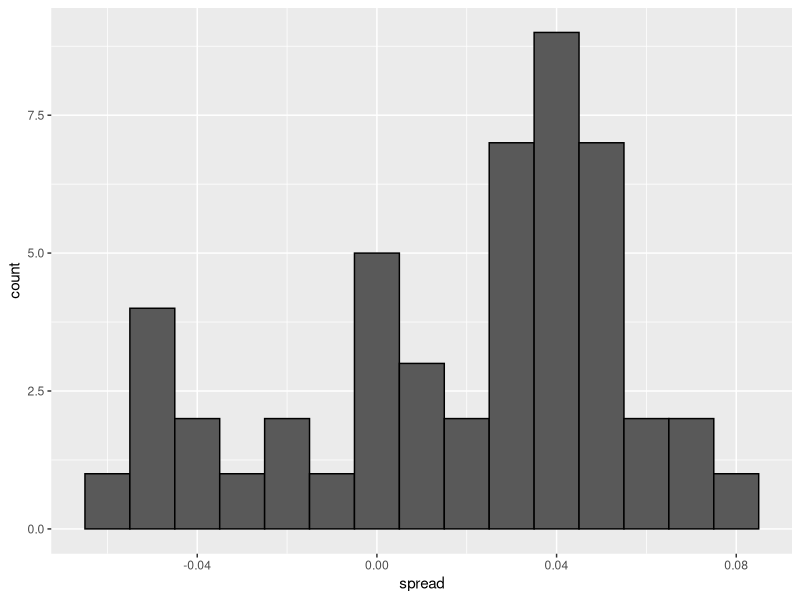
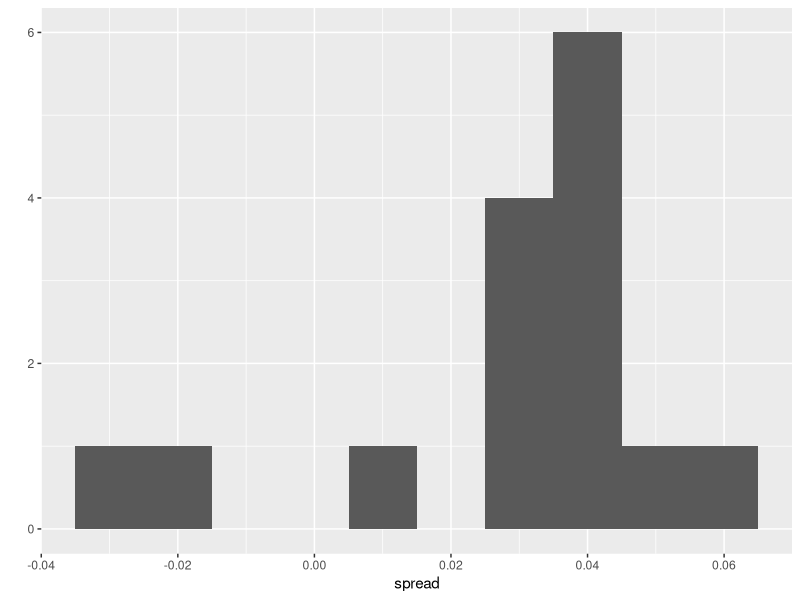
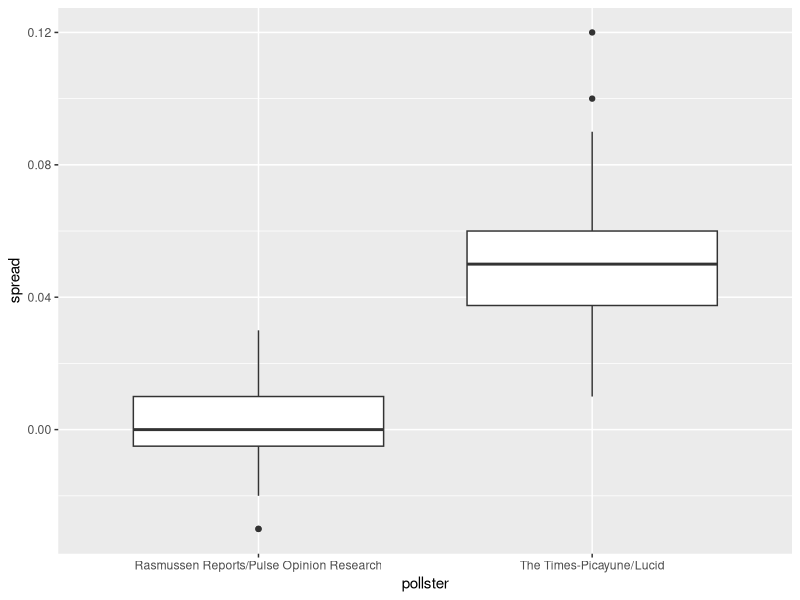
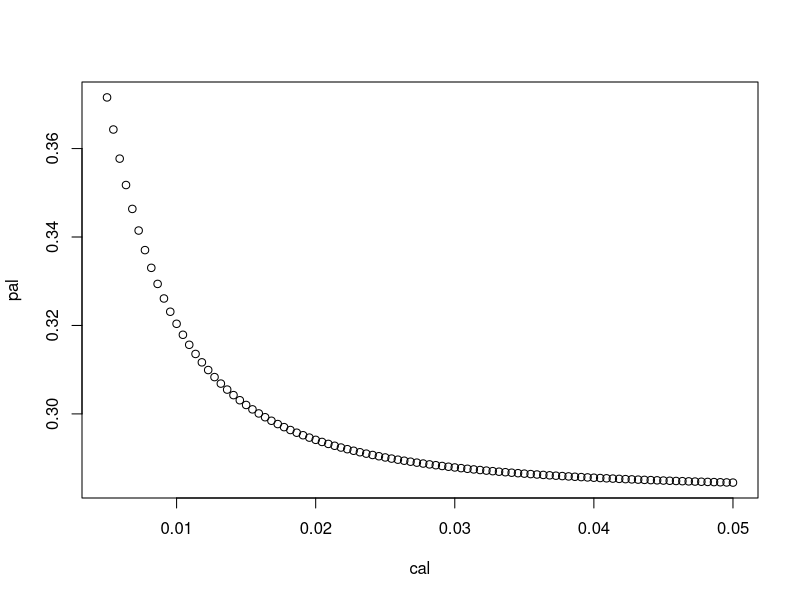
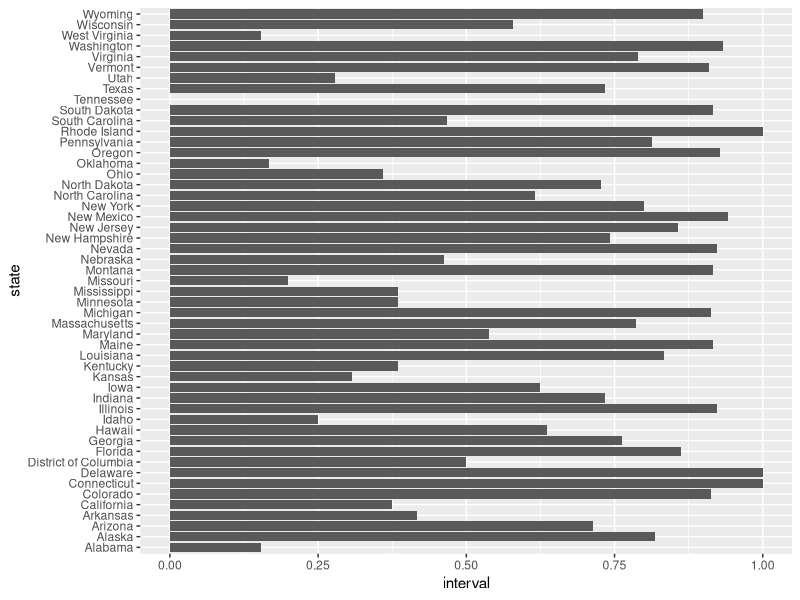
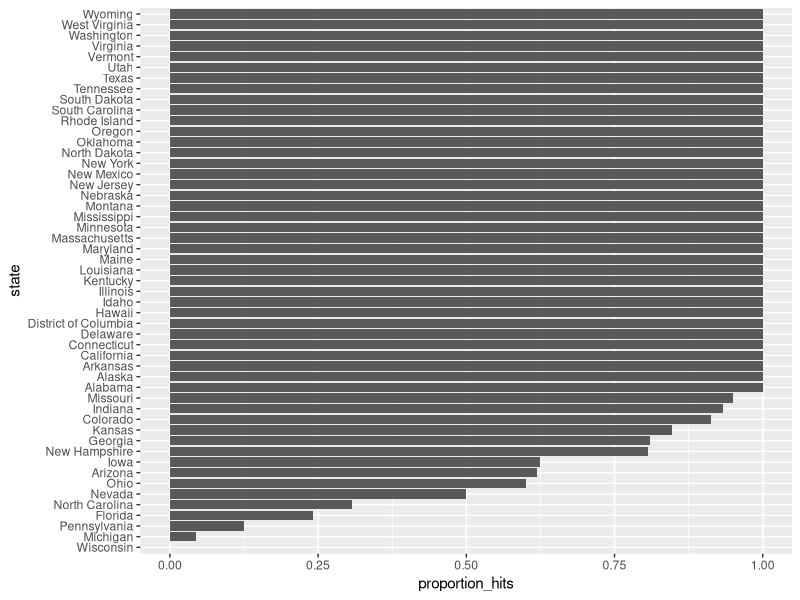
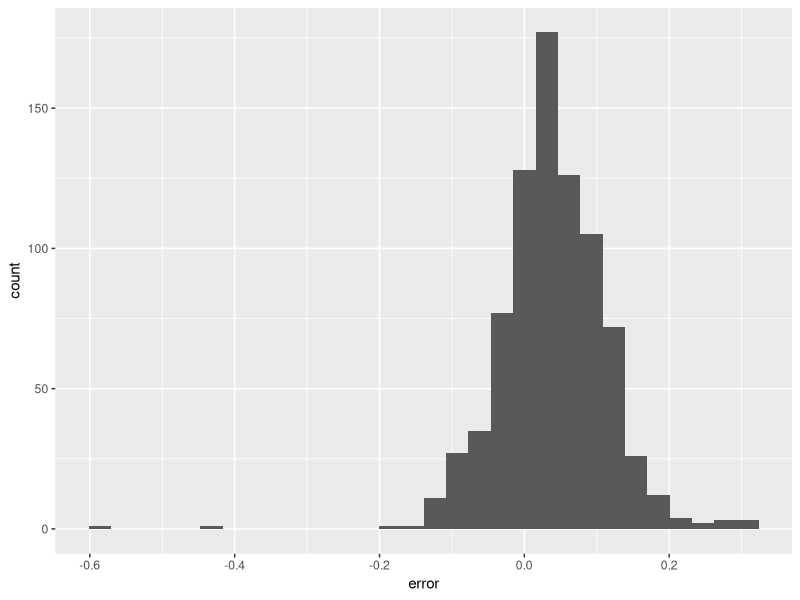
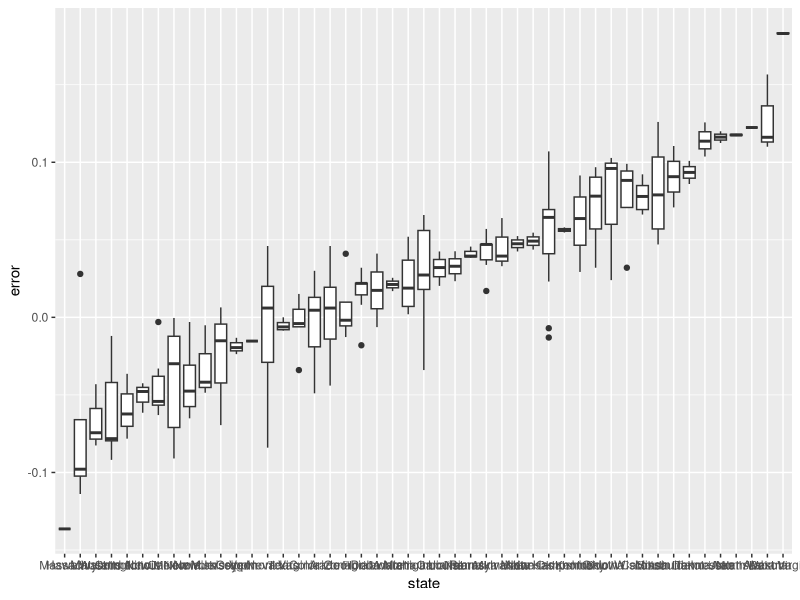

Here is the R script that generated these plots, in order:
## ---- chunk 1
library(tidyverse)
library(dslabs)
d <- 0.039
Ns <- c(1298, 533, 1342, 897, 774, 254, 812, 324, 1291, 1056, 2172, 516)
p <- (d + 1) / 2

polls <- map_df(Ns, function(N) {
  x <- sample(c(0,1), size=N, replace=TRUE, prob=c(1-p, p))
  x_hat <- mean(x)
  se_hat <- sqrt(x_hat * (1 - x_hat) / N)
  list(estimate = 2 * x_hat - 1, 
    low = 2*(x_hat - 1.96*se_hat) - 1, 
    high = 2*(x_hat + 1.96*se_hat) - 1,
    sample_size = N)
}) %>% mutate(poll = seq_along(Ns))
## ---- chunk 2
sum(polls$sample_size)
## ---- chunk 3
d_hat <- polls %>% 
  summarize(avg = sum(estimate*sample_size) / sum(sample_size)) %>% 
  pull(avg)
## ---- chunk 4
data(polls_us_election_2016)
## ---- chunk 5
polls <- polls_us_election_2016 %>% 
  filter(state == "U.S." & enddate >= "2016-10-31" &
           (grade %in% c("A+","A","A-","B+") | is.na(grade)))
## ---- chunk 6
polls <- polls %>% 
  mutate(spread = rawpoll_clinton/100 - rawpoll_trump/100)
## ---- chunk 7
d_hat <- polls %>% 
  summarize(d_hat = sum(spread * samplesize) / sum(samplesize)) %>% 
  pull(d_hat)
## ---- chunk 8
p_hat <- (d_hat+1)/2 
moe <- 1.96 * 2 * sqrt(p_hat * (1 - p_hat) / sum(polls$samplesize))
moe
## ---- chunk 9
polls %>%
  ggplot(aes(spread)) +
  geom_histogram(color="black", binwidth = .01)
## ---- chunk 10
polls %>% group_by(pollster) %>% summarize(n())
## ---- chunk 11
polls %>% group_by(pollster) %>% 
  filter(n() >= 6) %>%
  summarize(se = 2 * sqrt(p_hat * (1-p_hat) / median(samplesize)))
## ---- chunk 12
one_poll_per_pollster <- polls %>% group_by(pollster) %>% 
  filter(enddate == max(enddate)) %>%
  ungroup()
## ---- chunk 13
qplot(spread, data = one_poll_per_pollster, binwidth = 0.01)
## ---- chunk 14
sd(one_poll_per_pollster$spread)
## ---- chunk 15
results <- one_poll_per_pollster %>% 
  summarize(avg = mean(spread), 
            se = sd(spread) / sqrt(length(spread))) %>% 
  mutate(start = avg - 1.96 * se, 
         end = avg + 1.96 * se) 
round(results * 100, 1)
## ---- chunk 16
library(dslabs)
data(heights)
x <- heights %>% filter(sex == "Male") %>%
  pull(height)
## ---- chunk 17
mean(x)
sd(x)
## ---- chunk 18
n <- 50
X <- sample(x, n, replace = TRUE)
mean(X)
## ---- chunk 19
sd(X)
## ---- chunk 20
mean(X) + c(-1, 1)*1.96 * sd(X) / sqrt(n)
## ---- chunk 21
mu <- mean(x)


B <- 10000
monte <- replicate(B, {
  X <- sample(x, n, replace=TRUE)
  interval <- mean(X) + c(-1,1)*1.96*sd(X)/sqrt(n)
  between(mu, interval[1], interval[2])
})
mean(monte)
## ---- chunk 22
data(polls_us_election_2016)
polls <- polls_us_election_2016 %>% 
  filter(pollster %in% c("Rasmussen Reports/Pulse Opinion Research",
                         "The Times-Picayune/Lucid") &
           enddate >= "2016-10-15" &
           state == "U.S.") %>% 
  mutate(spread = rawpoll_clinton/100 - rawpoll_trump/100) 
## ---- chunk 23
polls %>% ggplot(aes(pollster, spread)) + 
  geom_boxplot()
## ---- chunk 24
polls %>% 
  filter(pollster=="Rasmussen Reports/Pulse Opinion Research") %>% 
  summarize(N_1 = n())
## ---- chunk 25
polls %>% group_by(pollster) %>%
  summarize(s = sd(spread))
## ---- chunk 26
X <- polls %>% group_by(pollster) %>% 
  summarize(avg = mean(spread), sd = sd(spread), N = n()) 
b2b1 <- X$avg[2] - X$avg[1]
se_hat <- with(X, sqrt(sd[2]^2/N[2] + sd[1]^2/N[1]))
b2b1 + c(-1,1)*1.96*se_hat
## ---- chunk 27
2*(1 - pnorm(b2b1/se_hat, 0, 1))
## ---- chunk 28
polls <- polls_us_election_2016 %>% 
  filter(enddate >= "2016-10-15" &
           state == "U.S.") %>%
  group_by(pollster) %>%
  filter(n() >= 5) %>% 
  mutate(spread = rawpoll_clinton/100 - rawpoll_trump/100) %>%
  ungroup()
## ---- chunk 29
polls %>% group_by(pollster) %>%
  summarize(avg = mean(spread), sd = sd(spread)) 
## ---- chunk 30
prev <- 0.00025
N <- 100000
outcome <- sample(c("Disease","Healthy"), N, replace = TRUE, 
                  prob = c(prev, 1 - prev))
## ---- chunk 31
N_D <- sum(outcome == "Disease")
N_D
#> [1] 23
N_H <- sum(outcome == "Healthy")
N_H
## ---- chunk 32
accuracy <- 0.99
test <- vector("character", N)
test[outcome == "Disease"]  <- sample(c("+", "-"), N_D, replace = TRUE, 
                                    prob = c(accuracy, 1 - accuracy))
test[outcome == "Healthy"]  <- sample(c("-", "+"), N_H, replace = TRUE, 
                                    prob = c(accuracy, 1 - accuracy))
## ---- chunk 33
table(outcome,test)
## ---- chunk 34
(1/8500)*(1/100)
## ---- chunk 35
pa<-0.5
pb<-1/1000000  
pab<-0.5
pab*pb/pa
## ---- chunk 36
library(tidyverse)
library(dslabs)
data(polls_us_election_2016)
polls <- polls_us_election_2016 %>% 
  filter(state == "Florida" & enddate >= "2016-11-04" ) %>% 
  mutate(spread = rawpoll_clinton/100 - rawpoll_trump/100)
## ---- chunk 37

results <- polls %>% summarize(avg = mean(spread),  se = sd(spread)/sqrt(n()))
results
## ---- chunk 38
sigma <- results$se
Y <- results$avg
tau <- 0.01
miu <- 0
B <- sigma^2 / (sigma^2 + tau^2)
B
## ---- chunk 39
est <- miu + (1 - B) * (Y - miu)
est
## ---- chunk 40
se <- sqrt(1/(1/sigma^2+1/tau^2))
se
## ---- chunk 41
ci <- c(est - qnorm(0.975) * se, est + qnorm(0.975) * se)
ci
## ---- chunk 42
pnorm(0, est, se)
## ---- chunk 43
cal <- seq(0.005, 0.05, len = 100)
fun <- function(tau) {
  B <- sigma^2 / (sigma^2 + tau^2)
  est <- miu + (1 - B) * (Y - miu)
  se <- sqrt(1/(1/sigma^2+1/tau^2))
  pnorm(0, est, se)
}
pal <- sapply(cal, fun)
plot(cal, pal)
## ---- chunk 44
library(tidyverse)
library(dslabs)
polls <- polls_us_election_2016 %>% 
  filter(state == "U.S." & enddate >= "2016-10-31" &
           (grade %in% c("A+","A","A-","B+") | is.na(grade))) %>% 
  mutate(spread = rawpoll_clinton/100 - rawpoll_trump/100)

one_poll_per_pollster <- polls %>% group_by(pollster) %>% 
  filter(enddate == max(enddate)) %>%
  ungroup()

results <- one_poll_per_pollster %>% 
  summarize(avg = mean(spread), se = sd(spread)/sqrt(length(spread))) %>% 
  mutate(start = avg - 1.96*se, end = avg + 1.96*se) 
## ---- chunk 45
mu <- 0
tau <- 0.035
sigma <- results$se
Y <- results$avg
B <- sigma^2 / (sigma^2 + tau^2)

posterior_mean <- B*mu + (1-B)*Y
posterior_se <- sqrt( 1/ (1/sigma^2 + 1/tau^2))

posterior_mean
posterior_se
## ---- chunk 46
posterior_mean + c(-1.96, 1.96)*posterior_se
## ---- chunk 47
1 - pnorm(0, posterior_mean, posterior_se)
## ---- chunk 48
set.seed(3)
J <- 6
N <- 2000
d <- .021
p <- (d + 1)/2
X <- d + rnorm(J, 0, 2 * sqrt(p * (1 - p) / N))
## ---- chunk 49
I <- 5
J <- 6
N <- 2000
X <- sapply(1:I, function(i){
  d + rnorm(J, 0, 2 * sqrt(p * (1 - p) / N))
})
## ---- chunk 50
I <- 5
J <- 6
N <- 2000
d <- .021
p <- (d + 1) / 2
h <- rnorm(I, 0, 0.025)
X <- sapply(1:I, function(i){
  d + h[i] + rnorm(J, 0, 2 * sqrt(p * (1 - p) / N))
})
## ---- chunk 51
sd(one_poll_per_pollster$spread)
## ---- chunk 52
mu <- 0
tau <- 0.035
sigma <- sqrt(results$se^2 + .025^2)
Y <- results$avg
B <- sigma^2 / (sigma^2 + tau^2)

posterior_mean <- B*mu + (1-B)*Y
posterior_se <- sqrt( 1/ (1/sigma^2 + 1/tau^2))

1 - pnorm(0, posterior_mean, posterior_se)
## ---- chunk 53
results <- polls_us_election_2016 %>%
  filter(state!="U.S." & 
           !str_detect(state, "CD") & 
           enddate >="2016-10-31" & 
           (grade %in% c("A+","A","A-","B+") | is.na(grade))) %>%
  mutate(spread = rawpoll_clinton/100 - rawpoll_trump/100) %>%
  group_by(state) %>%
  summarize(avg = mean(spread), sd = sd(spread), n = n()) %>%
  mutate(state = as.character(state))
## ---- chunk 54
results %>% arrange(abs(avg))
## ---- chunk 55
results <- left_join(results, results_us_election_2016, by = "state")
## ---- chunk 56
results_us_election_2016 %>% filter(!state %in% results$state) %>% 
  pull(state)
## ---- chunk 57
results <- results %>%
  mutate(sd = ifelse(is.na(sd), median(results$sd, na.rm = TRUE), sd))
## ---- chunk 58
B <- 10000
mu <- 0
tau <- 0.02
clinton_EV <- replicate(B, {
  results %>% mutate(sigma = sd/sqrt(n), 
                   B = sigma^2 / (sigma^2 + tau^2),
                   posterior_mean = B * mu + (1 - B) * avg,
                   posterior_se = sqrt(1 / (1/sigma^2 + 1/tau^2)),
                   result = rnorm(length(posterior_mean), 
                                  posterior_mean, posterior_se),
                   clinton = ifelse(result > 0, electoral_votes, 0)) %>% 
    summarize(clinton = sum(clinton)) %>% 
    pull(clinton) + 7
})

mean(clinton_EV > 269)

## ---- chunk 59
tau <- 0.02
bias_sd <- 0.03
clinton_EV_2 <- replicate(1000, {
  results %>% mutate(sigma = sqrt(sd^2/n  + bias_sd^2),  
                   B = sigma^2 / (sigma^2 + tau^2),
                   posterior_mean = B*mu + (1-B)*avg,
                   posterior_se = sqrt( 1/ (1/sigma^2 + 1/tau^2)),
                   result = rnorm(length(posterior_mean), 
                                  posterior_mean, posterior_se),
                   clinton = ifelse(result>0, electoral_votes, 0)) %>% 
    summarize(clinton = sum(clinton) + 7) %>% 
    pull(clinton)
})
mean(clinton_EV_2 > 269)
## ---- chunk 60
one_pollster <- polls_us_election_2016 %>% 
  filter(pollster == "Ipsos" & state == "U.S.") %>% 
  mutate(spread = rawpoll_clinton/100 - rawpoll_trump/100)
## ---- chunk 61
se <- one_pollster %>% 
  summarize(empirical = sd(spread), 
            theoretical = 2 * sqrt(mean(spread) * (1 - mean(spread)) /
                                     min(samplesize)))
se
## ---- chunk 62
library(tidyverse)
library(dslabs)
data("polls_us_election_2016")
polls <- polls_us_election_2016 %>% 
  filter(state != "U.S." & enddate >= "2016-10-31") %>% 
  mutate(spread = rawpoll_clinton/100 - rawpoll_trump/100)
## ---- chunk 63
cis<-polls%>%
  mutate(x_hat=(spread+1)/2)%>%
  mutate(SE=2*sqrt(x_hat*(1-x_hat)/samplesize))%>%
  mutate(lower=spread-1.96*SE,upper=spread+1.96*SE)%>%
  select(state, startdate, enddate, pollster, grade, spread, lower, upper)
## ---- chunk 64
add <- results_us_election_2016 %>% 
  mutate(actual_spread = clinton/100 - trump/100) %>% 
  select(state, actual_spread)
cis <- cis %>% 
  mutate(state = as.character(state)) %>% 
  left_join(add, by = "state")
## ---- chunk 65
cis%>%mutate(len=lower<=actual_spread & upper>=actual_spread)%>%
  summarize(interval=mean(len))
## ---- chunk 66
cis%>%
  mutate(len=lower<=actual_spread & upper>=actual_spread)%>% 
  group_by(pollster)%>%
  filter(n()>=5)%>%
  summarize(interval=mean(len), n=n(), grade=grade[1])%>%
  arrange(desc(interval))
## ---- chunk 67
bystate<-cis%>%
  mutate(len=lower<=actual_spread & upper>=actual_spread)%>% 
  group_by(state)%>%
  filter(n()>=5)%>%
  summarize(interval=mean(len), n=n())%>%
  arrange(desc(interval))
## ---- chunk 68
bystate%>%ggplot(aes(state, interval))+geom_bar(stat='identity')+coord_flip()
## ---- chunk 69
resids <- cis %>% mutate(error = spread - actual_spread, hit = sign(spread) == sign(actual_spread))
## ---- chunk 70
resids %>%  group_by(state) %>%
  filter(n() >=  5) %>%
  summarize(proportion_hits = mean(hit), n = n()) %>%
  mutate(state = reorder(state, proportion_hits)) %>%
  ggplot(aes(state, proportion_hits)) + 
  geom_bar(stat = "identity") +
 coord_flip()
## ---- chunk 71
resids%>%ggplot(aes(error))+geom_histogram()
## ---- chunk 72
resids%>%summarize(median=median(error))
## ---- chunk 73
resids %>% filter(grade %in% c("A+","A","A-","B+") | is.na(grade)) %>% mutate(state = reorder(state, error)) %>% ggplot(aes(state, error)) + geom_boxplot() 
## ---- chunk 74
resids %>% filter(grade %in% c("A+","A","A-","B+") | is.na(grade)) %>% group_by(state) %>% filter(n() >= 5) %>% ungroup() %>% mutate(state = reorder(state, error)) %>% ggplot(aes(state, error)) +  geom_boxplot() 
## ---- chunk 75
one_poll_per_pollster %>%
  ggplot(aes(sample=spread)) + stat_qq()
## ---- chunk 76
z <- qt(0.975,  nrow(one_poll_per_pollster)-1)
one_poll_per_pollster %>% 
  summarize(avg = mean(spread), moe = z*sd(spread)/sqrt(length(spread))) %>% 
  mutate(start = avg - moe, end = avg + moe) 
## ---- chunk 77
qt(0.975, 14)
## ---- chunk 78
qnorm(0.975)
## ---- chunk 79
data("polls_us_election_2016")
polls_us_election_2016 %>%
  filter(state =="Wisconsin" &
           enddate >="2016-10-31" & 
           (grade %in% c("A+","A","A-","B+") | is.na(grade))) %>%
  mutate(spread = rawpoll_clinton/100 - rawpoll_trump/100) %>%
  mutate(state = as.character(state)) %>%
  left_join(results_us_election_2016, by = "state") %>%
  mutate(actual = clinton/100 - trump/100) %>%
  summarize(actual = first(actual), avg = mean(spread), 
            sd = sd(spread), n = n()) %>%
  select(actual, avg, sd, n)
